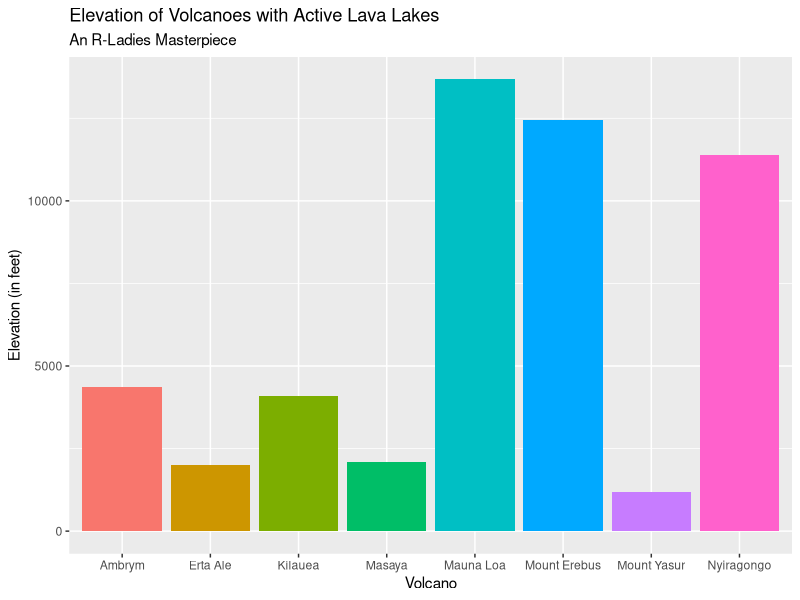
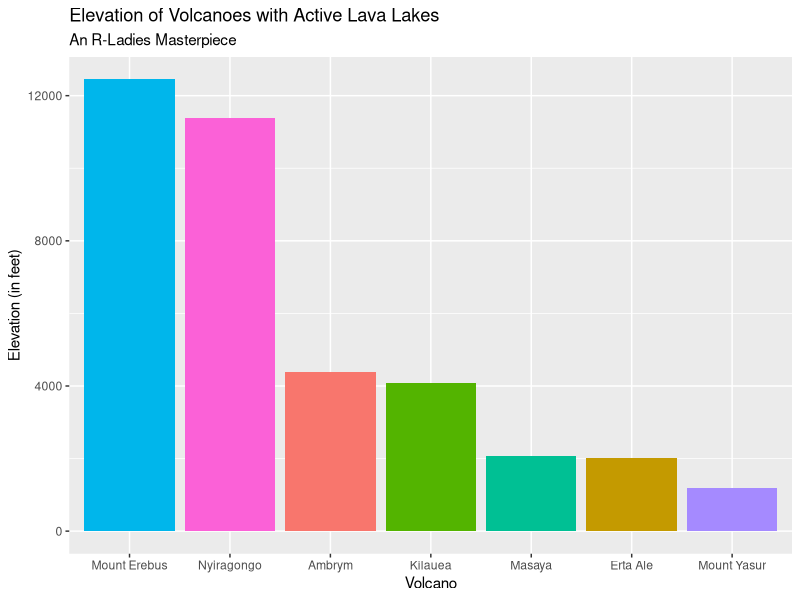
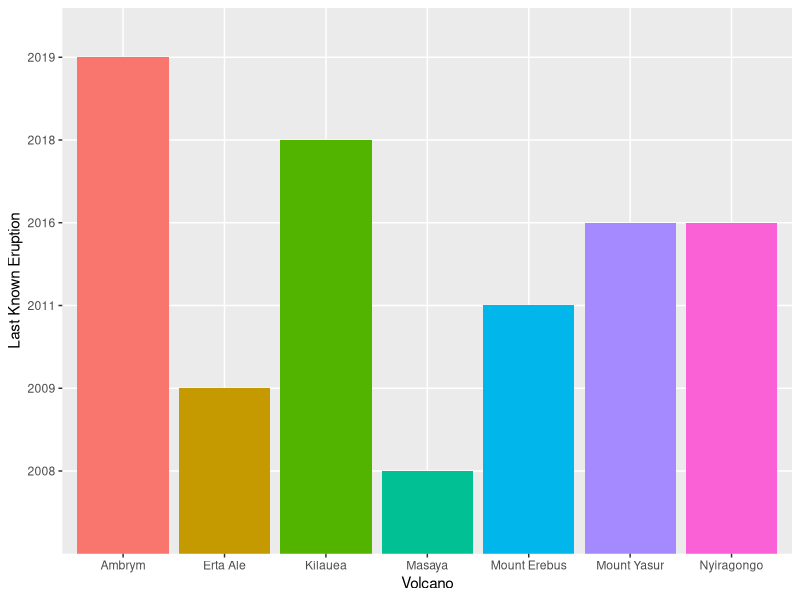
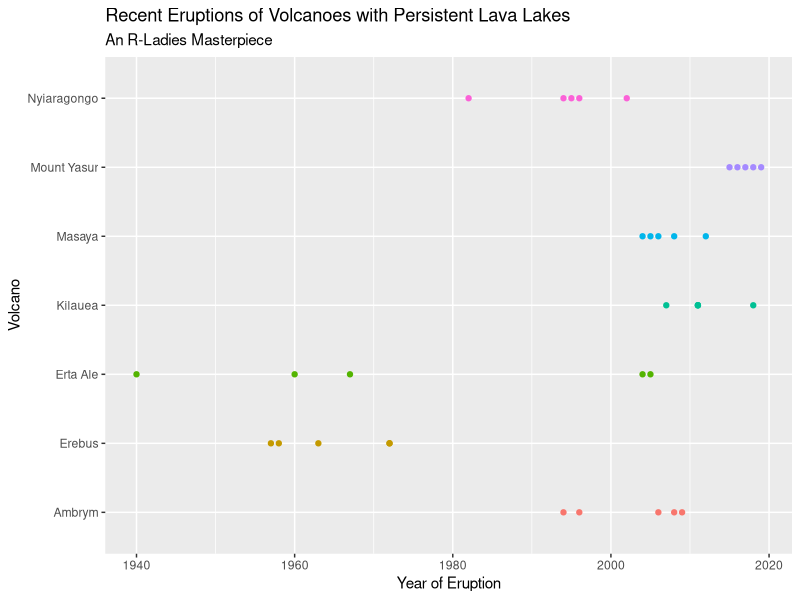

Recreate these plots in R, in order.
## ---- chunk 1
knitr::opts_chunk$set(echo = TRUE)
## ---- chunk 2
volcano <- c('Erta Ale', 'Ambrym', 'Mount Yasur', 'Mount Erebus', 'Kilauea', 'Nyiragongo', 'Masaya', 'Mauna Loa')
location <- c('Ethiopia','Vanuatu','Vanuatu','Antarctica','United States', 'Democratic Republic of the Congo','Nicaragua', 'United States')
elevation <- c(2011, 4377, 1184, 12448, 4091, 11385, 2083, 13678)
eruption <- c('2009', '2019', '2016', '2011', '2018', '2016', '2008', '1984')

volcData <- data.frame(volcano, location, elevation, eruption)
## ---- chunk 3
library(ggplot2)
ggplot(data=volcData, aes(x=volcano, y=elevation, fill=volcano)) +
  geom_bar(stat="identity") + 
  ggtitle("Elevation of Volcanoes with Active Lava Lakes", subtitle="An R-Ladies Masterpiece") + 
  ylab("Elevation (in feet)") + 
  xlab ("Volcano") + 
  theme(legend.position = "none")

## ---- chunk 4
#git -A
#git -a -m "add initial lava lake bar chart" 
  #Remember, our commit message is a breadcrumb for us to remember why we made this commit
#git commit push origin

## ---- chunk 5
library(dplyr)
volcData %>%
  filter (volcano != "Mauna Loa") -> lavaData
## ---- chunk 6
ggplot(data=lavaData, aes(x= reorder (volcano, -elevation), y=elevation, fill=volcano)) +
  geom_bar(stat="identity") + 
  ggtitle("Elevation of Volcanoes with Active Lava Lakes", subtitle="An R-Ladies Masterpiece") + 
  ylab("Elevation (in feet)") + 
  xlab ("Volcano") + 
  theme(legend.position="none")
## ---- chunk 7
#git -A
#git -a -m "add revised lava lake bar chart that omits Mauna Loa" 
#git commit push origin
## ---- chunk 8
ggplot(data=lavaData, aes(x=volcano, y=eruption, fill= volcano)) +
  geom_bar(stat = "identity") + 
  ylab("Last Known Eruption") + 
  xlab ("Volcano") +
  theme(legend.position="none")

## ---- chunk 9
library(readxl)
eruptionData <- read_xlsx("volcano.xlsx")
## ---- chunk 10
eruptionData %>%
  filter (volcano != "Mauna Loa") -> lavaEruptData
## ---- chunk 11
ggplot(data=lavaEruptData, aes(y=volcano, x=eruption, color= volcano, position="dodge")) +
  geom_point() + 
  ggtitle("Recent Eruptions of Volcanoes with Persistent Lava Lakes", subtitle="An R-Ladies Masterpiece") + 
  ylab("Volcano") + 
  xlab ("Year of Eruption") + 
  theme(legend.position="none")
  
## ---- chunk 12
#git -A
#git -a -m "added new section to include recent eruption scatterplot" 
#git commit push origin
